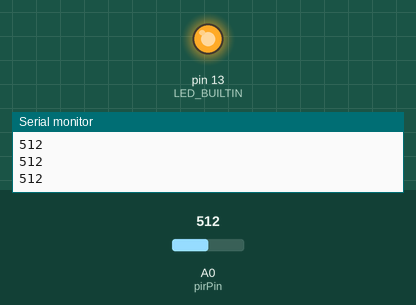
The sketch below on a simulated Arduino Uno, built with avr-gcc and run on an emulated ATmega328P. On the bench: output pins drawn as LEDs (lit = HIGH), the last lines printed to the serial monitor. Inputs (shaded band) come from the test bench; at power-on: A0 (pirPin) = 512.

Above: at 1.2 s.
1.3 s: A0 (pirPin) set to 317
2.8 s: A0 (pirPin) set to 284
At 4.0 s:
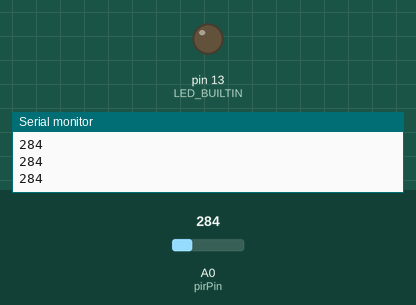
4.3 s: A0 (pirPin) set to 306
At 5.5 s:
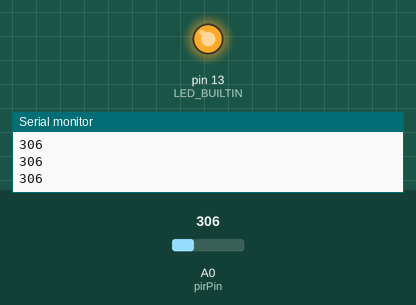
5.8 s: A0 (pirPin) set to 290
At 6.8 s:
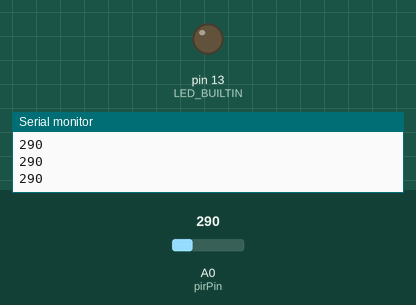
Timing chart, 0 to 8.3 s (numbered marks = the images above; inputs shaded):
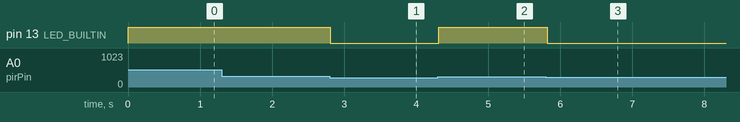

Measured:
- the behaviour switches between 300 and 299 on A0 (pirPin) (found by bisection; images 0 and 1)
- after the input at 2.8 s, pin 13 (LED_BUILTIN): HIGH → LOW at once
- after the input at 4.3 s, pin 13 (LED_BUILTIN): LOW → HIGH at once
- after the input at 5.8 s, pin 13 (LED_BUILTIN): HIGH → LOW at once

The sketch:

PirLed.ino
```cpp
constexpr int pirPin = A0;
constexpr int threshold = 300; // 観察した値をもとに決めるしきい値

void setup() {
	pinMode(LED_BUILTIN, OUTPUT);
	Serial.begin(9600);
	// while (!Serial);
}

void loop() {
	int pirValue = analogRead(pirPin);
	Serial.println(pirValue);

	if (pirValue >= threshold) {
		digitalWrite(LED_BUILTIN, HIGH); // LED を点灯
	} else {
		digitalWrite(LED_BUILTIN, LOW);  // LED を消灯
	}
delay(100);
}
```
